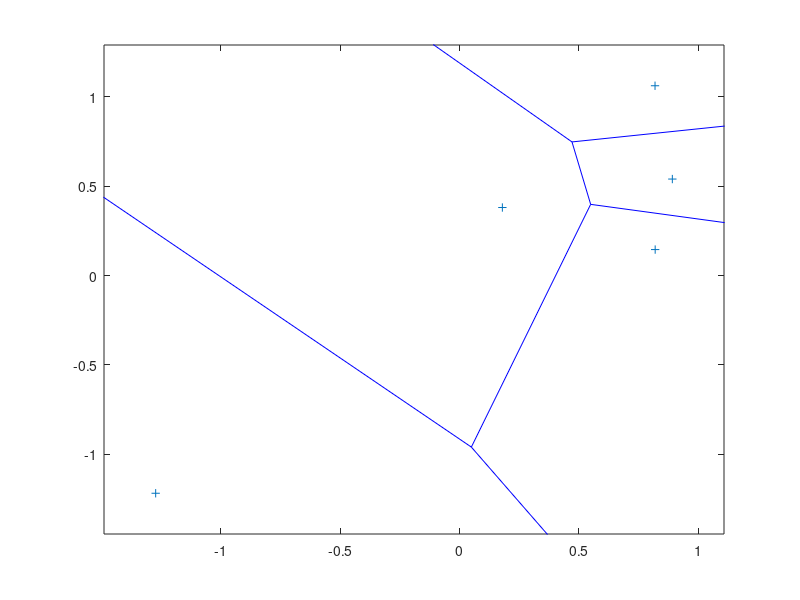

Recreate this plot in MATLAB. (Note: this script raises an error after producing the figure.)
function costs = KMeansOnOldFaithful(pauseSec, kMeans, normalize)
% KMeasOnOldFaithful() applies K-means
% to learn model for a
% 2D data set of waiting time between eruptions and the duration of the
% eruption for the Old Faithful geyser in Yellowstone National Park,
% Wyoming, USA.
%
%  USAGE: pauseSec is an optional parameter to add a delay after each iteration
%   KMeansOnOldFaithful() fits the dataset by two means
%   
%   KMeansOnOldFaithful( pauseSec, n) initializes
%   expectation maximization with n means
%
% Aaron T. Becker,  2015-03-01
%%%%%%%%%%%%%%%%%%%%%%%%%%%%%%%%%%%%%%%%%%%%%%%%%%%

% load geyser data set
faithful = Old_Faithful_Geyser_Data();



if nargin < 2
    kMeans = 5;
    pauseSec = 0.5;
end
if nargin < 3
    normalize = true; %should the data be rnomalized (data-mean)/standardDeviation 
end

if normalize
%normalize data?
faithfulMean = mean(faithful);
faithfulStd = std(faithful);
faithful = faithful-repmat(faithfulMean,size(faithful,1),1);
faithful = faithful./repmat(faithfulStd,size(faithful,1),1);      
end

% set inital Mean values:
%The Forgy method randomly chooses k observations from the data set and uses these as the initial means.
means = faithful(randperm(size(faithful,1),kMeans),:);
iter = 1;
hplot = initPlotKmeans(means,faithful);
%run EM and plot
means_p = means;
maxIter = 90;
costs = zeros(maxIter,1);
for iter = 1:maxIter
    [assignments,costs(iter)] = AssignmentStep(means, faithful);
    means = UpdateStep(assignments, faithful);
    plotKmeans(means,assignments,faithful,iter,hplot)
    if isequal(means_p,means)
        break
    end
    means_p = means;
end
costs = costs(1:iter);



    function [assignments,cost] = AssignmentStep(means, faithful)
        %Assign each observation to the cluster whose mean yields the least
        %within-cluster sum of squares (WCSS). Since the sum of squares is
        %the squared Euclidean distance, this is intuitively the "nearest"
        %mean
        nData = size(faithful,1);
        nMeans = size(means,1);
        sumSqDist = zeros(nData,nMeans);
        
        %normalize data:
        %faithful2 = faithful-repmat(mean(faithful),nData,1);
        %faithful2 = faithful2./repmat(std(faithful),nData,1);
        for k = 1:nMeans
            sumSqDist(:,k) = sum((repmat(means(k,:),nData,1) - faithful).^2,2);
            %sumSqDist(:,k) = sum((repmat((means(k,:)-mean(faithful))./std(faithful),nData,1) - faithful2).^2,2);
        end
        [minDists,assignments] = min(sumSqDist,[],2);
        cost = sum(minDists);
    end
    function means = UpdateStep(assignments, faithful)
        %Calculate the new means to be the centroids of the observations in
        %the new clusters.
        nMeans = max(assignments);
        means = zeros(nMeans,2);
        for k = 1:nMeans
            means(k,:) = mean(faithful(assignments==k,:));
        end
    end

    function hplot = initPlotKmeans(means,faithful)
        figure(1);   clf
        xlabel( 'Eruption duration (min)')
        ylabel( 'Waiting duration (min)')
        hold off
        hplot.title = title(['Iteration ',num2str(1)]);
    end

    function plotKmeans(means,assignments,faithful,iter,hplot)
        %function to plot current data
        colors = ['y','r','b','m','g','c','k'];
        figure(1);   clf
        nMeans = size(means,1);
        %do Vornoi cell.
        if nMeans>2
            voronoi(means(:,1),means(:,2));
            %voronoi(means(:,1) *faithfulStd(1)+faithfulMean(1),means(:,2) *faithfulStd(2)+faithfulMean(2));
           
        end
        hold on
        for k = 1:nMeans
            colorv = colors(rem(k,numel(colors))+1);
            ind = assignments == k;
            plot(faithful(ind,1),faithful(ind,2),'line', 'none','Marker','+','MarkerEdgecolor',colorv)
            plot(means(k,1),means(k,2),'Marker','x','linewidth',3,'markersize',16,'MarkerEdgecolor',colorv)
            
            %plot(faithful(ind,1)*faithfulStd(1)+faithfulMean(1),faithful(ind,2)*faithfulStd(2)+faithfulMean(2),'line', 'none','Marker','+','MarkerEdgecolor',colorv)
            %plot(means(k,1)*faithfulStd(1)+faithfulMean(1),means(k,2)*faithfulStd(2)+faithfulMean(2),'Marker','x','linewidth',3,'markersize',16,'MarkerEdgecolor',colorv)
        
        end
        %axis([1.0000    5.5000   40.0000  100.0000])
        xlabel( 'Eruption duration (min)')
        ylabel( 'Waiting duration (min)')
        hold off
        title(['Iteration ',num2str(iter)])
        %axis equal  %This shows my k-means may not be a good solution
        
        
        pause(pauseSec)
    end

    function faithful = Old_Faithful_Geyser_Data()
        %
        % Description: (From R manual):
        %
        %      Waiting time between eruptions and the duration of the eruption
        %      for the Old Faithful geyser in Yellowstone National Park, Wyoming,
        %      USA.
        %
        %      A data frame with 272 observations on 2 variables.
        %
        % eruptions  numeric  Eruption time in mins
        % waiting    numeric  Waiting time to next eruption
        %
        % References:
        %
        %      Hardle, W. (1991) Smoothing Techniques with Implementation in S.
        %      New York: Springer.
        %
        %      Azzalini, A. and Bowman, A. W. (1990). A look at some data on the
        %      Old Faithful geyser. Applied Statistics 39, 357-365.
        
        geyser=[%eruptions waiting
            1       3.600      79
            2       1.800      54
            3       3.333      74
            4       2.283      62
            5       4.533      85
            6       2.883      55
            7       4.700      88
            8       3.600      85
            9       1.950      51
            10      4.350      85
            11      1.833      54
            12      3.917      84
            13      4.200      78
            14      1.750      47
            15      4.700      83
            16      2.167      52
            17      1.750      62
            18      4.800      84
            19      1.600      52
            20      4.250      79
            21      1.800      51
            22      1.750      47
            23      3.450      78
            24      3.067      69
            25      4.533      74
            26      3.600      83
            27      1.967      55
            28      4.083      76
            29      3.850      78
            30      4.433      79
            31      4.300      73
            32      4.467      77
            33      3.367      66
            34      4.033      80
            35      3.833      74
            36      2.017      52
            37      1.867      48
            38      4.833      80
            39      1.833      59
            40      4.783      90
            41      4.350      80
            42      1.883      58
            43      4.567      84
            44      1.750      58
            45      4.533      73
            46      3.317      83
            47      3.833      64
            48      2.100      53
            49      4.633      82
            50      2.000      59
            51      4.800      75
            52      4.716      90
            53      1.833      54
            54      4.833      80
            55      1.733      54
            56      4.883      83
            57      3.717      71
            58      1.667      64
            59      4.567      77
            60      4.317      81
            61      2.233      59
            62      4.500      84
            63      1.750      48
            64      4.800      82
            65      1.817      60
            66      4.400      92
            67      4.167      78
            68      4.700      78
            69      2.067      65
            70      4.700      73
            71      4.033      82
            72      1.967      56
            73      4.500      79
            74      4.000      71
            75      1.983      62
            76      5.067      76
            77      2.017      60
            78      4.567      78
            79      3.883      76
            80      3.600      83
            81      4.133      75
            82      4.333      82
            83      4.100      70
            84      2.633      65
            85      4.067      73
            86      4.933      88
            87      3.950      76
            88      4.517      80
            89      2.167      48
            90      4.000      86
            91      2.200      60
            92      4.333      90
            93      1.867      50
            94      4.817      78
            95      1.833      63
            96      4.300      72
            97      4.667      84
            98      3.750      75
            99      1.867      51
            100     4.900      82
            101     2.483      62
            102     4.367      88
            103     2.100      49
            104     4.500      83
            105     4.050      81
            106     1.867      47
            107     4.700      84
            108     1.783      52
            109     4.850      86
            110     3.683      81
            111     4.733      75
            112     2.300      59
            113     4.900      89
            114     4.417      79
            115     1.700      59
            116     4.633      81
            117     2.317      50
            118     4.600      85
            119     1.817      59
            120     4.417      87
            121     2.617      53
            122     4.067      69
            123     4.250      77
            124     1.967      56
            125     4.600      88
            126     3.767      81
            127     1.917      45
            128     4.500      82
            129     2.267      55
            130     4.650      90
            131     1.867      45
            132     4.167      83
            133     2.800      56
            134     4.333      89
            135     1.833      46
            136     4.383      82
            137     1.883      51
            138     4.933      86
            139     2.033      53
            140     3.733      79
            141     4.233      81
            142     2.233      60
            143     4.533      82
            144     4.817      77
            145     4.333      76
            146     1.983      59
            147     4.633      80
            148     2.017      49
            149     5.100      96
            150     1.800      53
            151     5.033      77
            152     4.000      77
            153     2.400      65
            154     4.600      81
            155     3.567      71
            156     4.000      70
            157     4.500      81
            158     4.083      93
            159     1.800      53
            160     3.967      89
            161     2.200      45
            162     4.150      86
            163     2.000      58
            164     3.833      78
            165     3.500      66
            166     4.583      76
            167     2.367      63
            168     5.000      88
            169     1.933      52
            170     4.617      93
            171     1.917      49
            172     2.083      57
            173     4.583      77
            174     3.333      68
            175     4.167      81
            176     4.333      81
            177     4.500      73
            178     2.417      50
            179     4.000      85
            180     4.167      74
            181     1.883      55
            182     4.583      77
            183     4.250      83
            184     3.767      83
            185     2.033      51
            186     4.433      78
            187     4.083      84
            188     1.833      46
            189     4.417      83
            190     2.183      55
            191     4.800      81
            192     1.833      57
            193     4.800      76
            194     4.100      84
            195     3.966      77
            196     4.233      81
            197     3.500      87
            198     4.366      77
            199     2.250      51
            200     4.667      78
            201     2.100      60
            202     4.350      82
            203     4.133      91
            204     1.867      53
            205     4.600      78
            206     1.783      46
            207     4.367      77
            208     3.850      84
            209     1.933      49
            210     4.500      83
            211     2.383      71
            212     4.700      80
            213     1.867      49
            214     3.833      75
            215     3.417      64
            216     4.233      76
            217     2.400      53
            218     4.800      94
            219     2.000      55
            220     4.150      76
            221     1.867      50
            222     4.267      82
            223     1.750      54
            224     4.483      75
            225     4.000      78
            226     4.117      79
            227     4.083      78
            228     4.267      78
            229     3.917      70
            230     4.550      79
            231     4.083      70
            232     2.417      54
            233     4.183      86
            234     2.217      50
            235     4.450      90
            236     1.883      54
            237     1.850      54
            238     4.283      77
            239     3.950      79
            240     2.333      64
            241     4.150      75
            242     2.350      47
            243     4.933      86
            244     2.900      63
            245     4.583      85
            246     3.833      82
            247     2.083      57
            248     4.367      82
            249     2.133      67
            250     4.350      74
            251     2.200      54
            252     4.450      83
            253     3.567      73
            254     4.500      73
            255     4.150      88
            256     3.817      80
            257     3.917      71
            258     4.450      83
            259     2.000      56
            260     4.283      79
            261     4.767      78
            262     4.533      84
            263     1.850      58
            264     4.250      83
            265     1.983      43
            266     2.250      60
            267     4.750      75
            268     4.117      81
            269     2.150      46
            270     4.417      90
            271     1.817      46
            272     4.467      74];
        faithful = geyser(:,2:3);
    end
end
